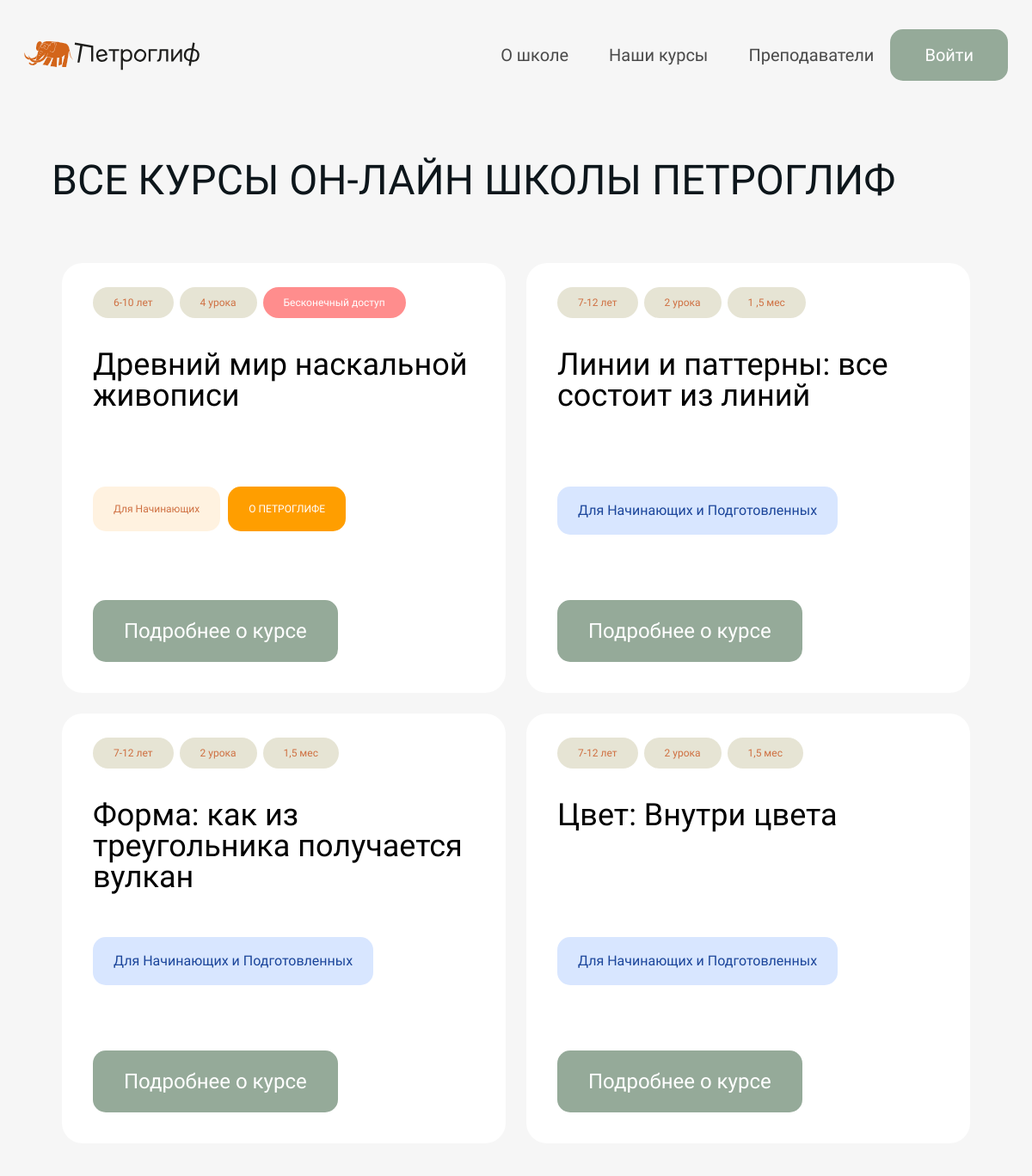
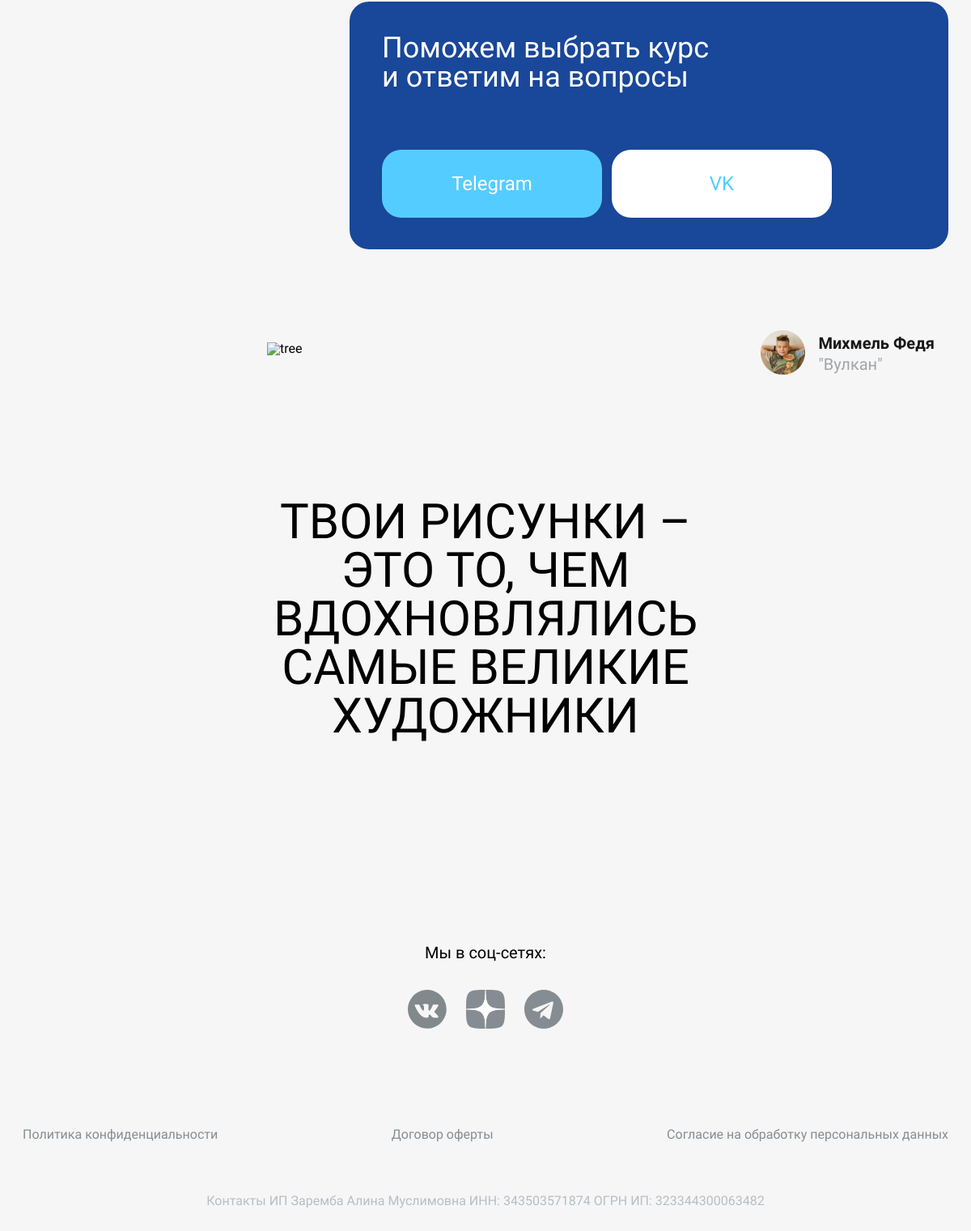
The page /courses-all/ on the database its author committed (2 pictures, top to bottom).
### mainapp/models.py (models this page shows, shortened)
class Course(models.Model):
    class CourseCategory(models.TextChoices):
        ART = ("ART", "ИСКУССТВО")
        DESIGN = ("DESIGN", "ДИЗАЙН")
        SOFT_SKILLS = ("SOFT_SKILLS", "SOFT SKILLS")
    id = models.UUIDField(default=uuid4, primary_key=True)
    title = models.CharField(verbose_name="Название курса", max_length=150)
    slug = models.SlugField(verbose_name="URL", max_length=200, unique=True, blank=True, null=True)
    category = models.CharField(verbose_name="Категория курса", max_length=11, choices=CourseCategory.choices)
    note = models.CharField(verbose_name="Цель курса", max_length=200, blank=True)
    description = models.TextField(verbose_name="Описание курса", blank=True)
    price = models.IntegerField(verbose_name="Стоимость курса")
    image = models.ImageField(verbose_name="Изображение", blank=True, null=True, upload_to="сourses_images")
    talents = models.ManyToManyField(Talent, verbose_name="Навыки, которые дает курс", related_name="courses")
    benefits = models.ManyToManyField(Benefit, verbose_name="Польза курса", related_name="courses")
    duration = models.CharField(verbose_name="Продолжительность курса", max_length=25, blank=True)
    age_group = models.CharField(verbose_name="Возрастная группа", max_length=25, blank=True)
    tools = models.TextField(verbose_name="Необходимые материалы и инструменты для курса", blank=True)
    preparation = models.ForeignKey(Preparation, verbose_name="Уровень подготовки", on_delete=models.CASCADE,
                                    null=True, related_name="courses")
    filling = models.TextField(verbose_name="Наполнение курса", blank=True)
    mentors = models.ManyToManyField(Mentor, verbose_name="Менторы", related_name="courses")
    question_lessons_features = models.TextField(verbose_name="Как проходят занятия на курсе?")
    question_access_duration = models.TextField(verbose_name="На сколько по времени доступен курс?")
    question_homework = models.TextField(verbose_name="Что насчет домашнего задания?")
    question_joining_telegram_chat = models.TextField(verbose_name="Что я получу, вступив в телеграм-канал курса?")
    question_paid_no_access = models.TextField(verbose_name="Я оплатил и не получил доступ к курсу")
    telegram_channel_link = models.URLField(verbose_name="Ссылка на тг-канал", blank=True, null=True)
    on_sale = models.BooleanField(verbose_name="В продаже", default = False)
    is_popular = models.BooleanField(verbose_name="Популярный", default=False)
    created_at = models.DateTimeField(verbose_name='Создан', auto_now_add=True)
    updated_at = models.DateTimeField(verbose_name='Обновлен', auto_now=True)
    deleted = models.BooleanField(verbose_name="Удален", default=False)
    class Meta:
        verbose_name = "Курс"
        verbose_name_plural = "Курсы"
        ordering = ["title"]
    def get_quantity_lessons(self,):
        qty = len(self.lessons.all())
        if qty in [11, 12, 13, 14]:
            return f'{qty} уроков'
        if qty % 10 == 1:
            return f'{qty} урок'
        if qty % 10 in [2, 3, 4]:
            return f'{qty} урока'
        else:
            return f'{qty} уроков'

class Lesson(models.Model):
    class LessonType(models.TextChoices):
        ONLINE_LESSON = ("Online lesson", "Онлайн-урок")
        VIDEO_LESSON = ("Video lesson", "Видеоурок")
    id = models.UUIDField(default=uuid4, primary_key=True)
    title = models.CharField(verbose_name="Название урока", max_length=150)
    number = models.IntegerField(verbose_name="Номер урока")
    course = models.ForeignKey(Course, verbose_name="Курс", on_delete=models.CASCADE, related_name="lessons")
    type = models.CharField(verbose_name="Тип урока", max_length=13, choices=LessonType.choices)
    lesson_goal = models.TextField(verbose_name="Цель урока", blank=True)
    new_skill = models.TextField(verbose_name="Чему научится ребенок", blank=True)
    materials = models.TextField(verbose_name="Что нужно для урока", blank=True)
    image = models.ImageField(verbose_name="Изображение", blank=True, null=True, upload_to="lessons_img/")
    description = models.TextField(verbose_name="Описание урока", blank=True)
    video_file = models.FileField(verbose_name="Видео в записи", blank=True, null=True,
                                  upload_to="lessons_videos/")
    pdf_file = models.FileField(verbose_name="Дополнительный файл", blank=True, null=True,
                                upload_to="lessons_files/")
    link = models.CharField(verbose_name="Ссылка на онлайн-урок", max_length=150, blank=True)
    lesson_date = models.DateTimeField(verbose_name="Дата онлайн-урока", blank=True, null=True)
    created_at = models.DateTimeField(verbose_name='Создан', auto_now_add=True)
    updated_at = models.DateTimeField(verbose_name='Обновлен', auto_now=True)
    deleted = models.BooleanField(verbose_name="Удален", default=False)
    class Meta:
        verbose_name = "Урок"
        verbose_name_plural = "Уроки"
        ordering = ["course", "number"]

class Preparation(models.Model):
    id = models.UUIDField(default=uuid4, primary_key=True)
    value = models.CharField(verbose_name="Значение", max_length=50)
    def __str__(self):
        return self.value
    class Meta:
        verbose_name = "Уровень подготовки"
        verbose_name_plural = "Уровни подготовки"

### mainapp/views.py (the view)
# urls.py: path('courses-all/', main_views.view_courses_all, name='courses_all'),
def view_courses_all(request):
    courses = mainapp_models.Course.objects.exclude(slug='first-course')
    for course in courses:
        course.description = course.description.split('\n')
    first_course = mainapp_models.Course.objects.filter(slug='first-course')
    descriptions_first = None
    if first_course:
        first_course = first_course[0]
        descriptions_first = first_course.description.split('\n')
    context = {'courses': courses,
               'first_course': first_course,
               'descriptions_first': descriptions_first,
               }
    return render(request, 'mainapp/courses_all.html', context)

### mainapp/templates/mainapp/courses_all.html (shortened to what this page needs)
{% extends "mainapp/base.html" %}
{% block content %}
    {% include "mainapp/parts_pages/courses__all.html" %}
    {% include "mainapp/parts_pages/image_tree_yellow.html" %}
{% endblock %}

### mainapp/templates/mainapp/parts_pages/courses__all.html (shortened to what this page needs)
{% load static markdownify %}
    <div class="site-box">
        <section class="courses"  id="anchor-courses">
            <h1 class="section__title">Все курсы он-лайн школы Петроглиф</h1>
            <div class="courses__cards">
                <div class="courses__card">
                    <div class="courses__info">
                        <a class="courses__age" href="{% url 'filter_courses' %}?key={{ first_course.age_group }}">{{ first_course.age_group }}</a>
                        <div class="courses__count">{{ first_course.get_quantity_lessons }}</div>
                        <div class="courses__time courses__time-unique">{{ first_course.duration }}</div>
                    </div>
                    <div class="courses__name">{{ first_course.title }}</div>
                    <div class="courses__for-btns">
                        <a class="courses__for-1" href="{% url 'filter_courses' %}?key={{ first_course.preparation }}"><div>{{ first_course.preparation }}</div></a>
                        <div class="courses__for-2"><div>О ПЕТРОГЛИФЕ</div></div>
                    </div>
                    <a class="courses__detailed" href="{% url 'course' first_course.slug %}"><div>Подробнее о курсе</div></a>
                </div>
                {% for item in courses %}
                <div class="courses__card">
                    <div class="courses__info">
                        <a class="courses__age" href="{% url 'filter_courses' %}?key={{ item.age_group }}">{{ item.age_group }}</a>
                        <div class="courses__count">{{ item.get_quantity_lessons }}</div>
                        <div class="courses__time">{{ item.duration }}</div>
                    </div>
                    <div class="courses__name">{{ item.title }}</div>
                    <a class="courses__for" href="{% url 'filter_courses' %}?key={{ item.preparation }}"><div>{{ item.preparation }}</div></a>
                    <a class="courses__detailed" href="{% url 'course' item.slug %}"><div>Подробнее о курсе</div></a>
                </div>
                {% endfor %}
            </div>
            {% include "mainapp/parts_pages/helpdesk.html" %}
        </section>
    </div>

### mainapp/static/css/index.css (style rules this page uses)
* { margin: 0; padding: 0; }
body { font-family: 'Onest', sans-serif; font-size: 16px; font-weight: 300; line-height: 1; background: #F6F6F6; }
.site-box { max-width: 1224px; min-width: 347px; padding: 0 clamp(14px, 3vw, 28px); margin: 0 auto; font-weight: 400; }
.section__title { color: #0D161B; font-size: clamp(2.375rem, 4vw, 3.5rem); font-weight: 400; text-transform: uppercase; padding: clamp(40px, 6vw, 100px) calc(clamp(40px, 6vw, 76px) - 40px) clamp(40px, 6vw, 80px); }
.courses__cards { display: flex; flex-wrap: wrap; gap: 24px; justify-content: center; }
.courses__card { width: clamp(307px, 37vw, 528px); min-height: clamp(305px, 37vw, 549px); padding: clamp(24px, 3vw, 28px) clamp(20px, 3vw, 36px); background-color: #FFFFFF; border-radius: 24px; position: relative; }
.courses__info { display: flex; gap: clamp(4px, 1vw, 7px); }
.courses__info a, .courses__count, .courses__time, .courses__age { text-wrap: nowrap; text-decoration: none; border-radius: 46px; color: #CF7042; background: #E6E4D4; font-size: clamp(0.75rem, 1vw, 1rem); padding: clamp(7.5px, 1vw, 17px) clamp(14px, 2vw, 35px); }
.courses__info .courses__time-unique { color: #FFFFFF; background: #FF8D8D; }
.courses__name { font-size: clamp(1.5rem, 3vw, 2.25rem); line-height: 1; margin-top: clamp(14px, 3vw, 48px); height: clamp(118px, 17vw, 160px); }
.courses__for-btns { display: flex; font-size: clamp(0.75rem, 1vw, 1rem); gap: 9px; margin-bottom: 14px; }
.courses__for-1 { padding: clamp(14.5px, 2vw, 20px) clamp(20.5px, 2vw, 35px); text-decoration: none; color: #CF7042; background: #FFF2E0; border-radius: 15px; text-wrap: nowrap; }
.courses__for-2 { padding: clamp(14.5px, 2vw, 20px) clamp(20px, 2vw, 35px); text-decoration: none; color: #FFFFFF; background: #FF9E00; border-radius: 15px; text-wrap: nowrap; }
.courses__for { text-decoration: none; }
.courses__for > div { padding: clamp(14.5px, 2vw, 20px) clamp(20px, 2vw, 35px); color: #1B459A; background: #D8E6FF; border-radius: 15px; text-wrap: nowrap; font-size: clamp(0.75rem, 2vw, 1rem); display: inline-block; margin-bottom: 14px; }
.courses__detailed { border-radius: 15px; color: #FFFFFF; background: #95AA99; text-decoration: none; font-size: clamp(1.25rem, 2vw, 1.5rem); padding: clamp(18px, 2vw, 29.5px) clamp(35px, 3vw, 37.5px); position: absolute; bottom: clamp(23px, 3vw, 38px); left: clamp(20px, 3vw, 36px); }

### rows shown on the page
Course: age_group "6-10 лет", get_quantity_lessons "4 урока", duration "Бесконечный доступ", title "Древний мир наскальной живописи", preparation "Для Начинающих"
Course: age_group "7-12 лет", get_quantity_lessons "2 урока", duration "1 ,5 мес", title "Линии и паттерны: все состоит из линий", preparation "Для Начинающих и Подготовленных"
Course: age_group "7-12 лет", get_quantity_lessons "2 урока", duration "1,5 мес", title "Форма: как из треугольника получается вулкан", preparation "Для Начинающих и Подготовленных"
Course: age_group "7-12 лет", get_quantity_lessons "2 урока", duration "1,5 мес", title "Цвет: Внутри цвета", preparation "Для Начинающих и Подготовленных"
